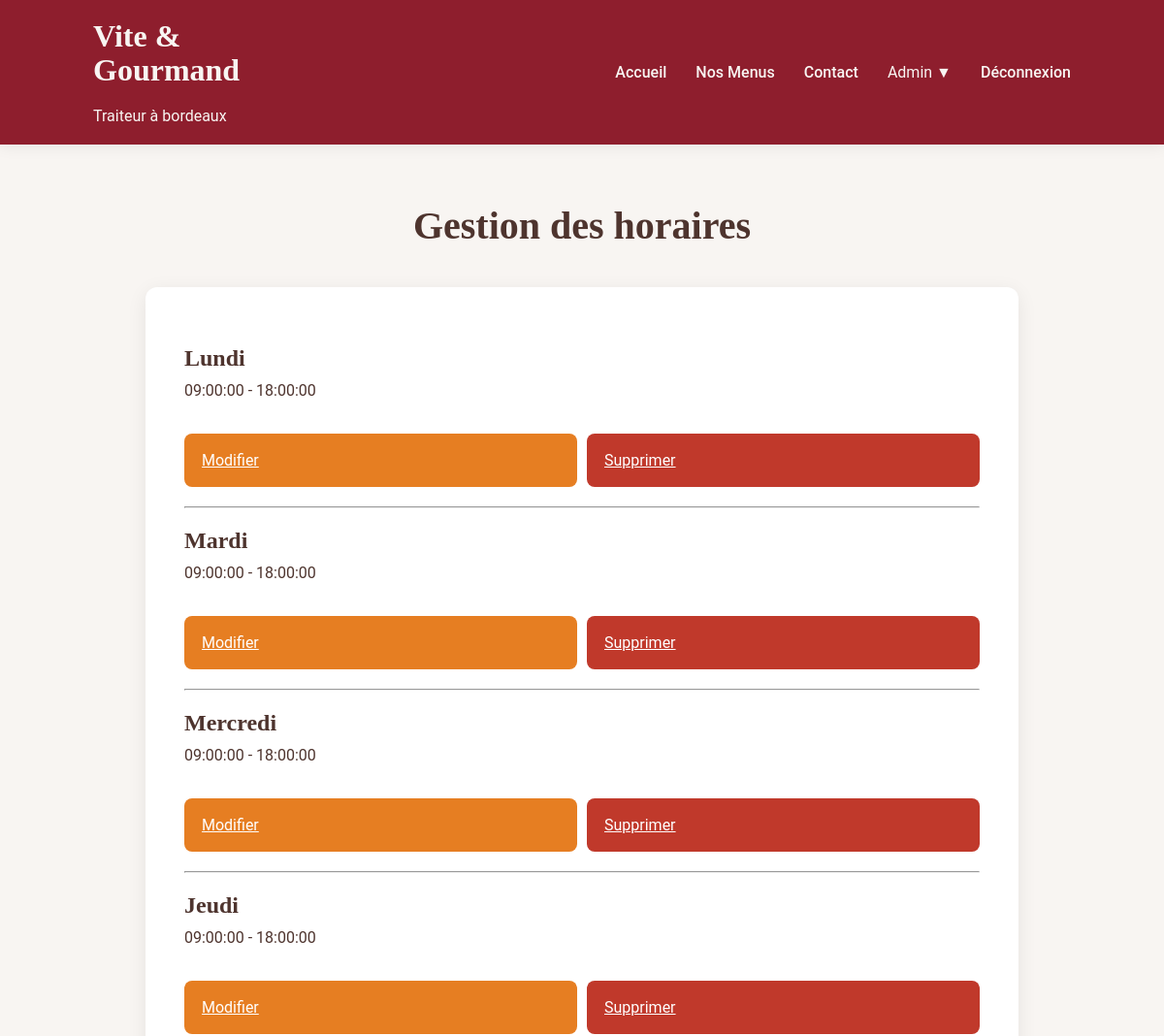
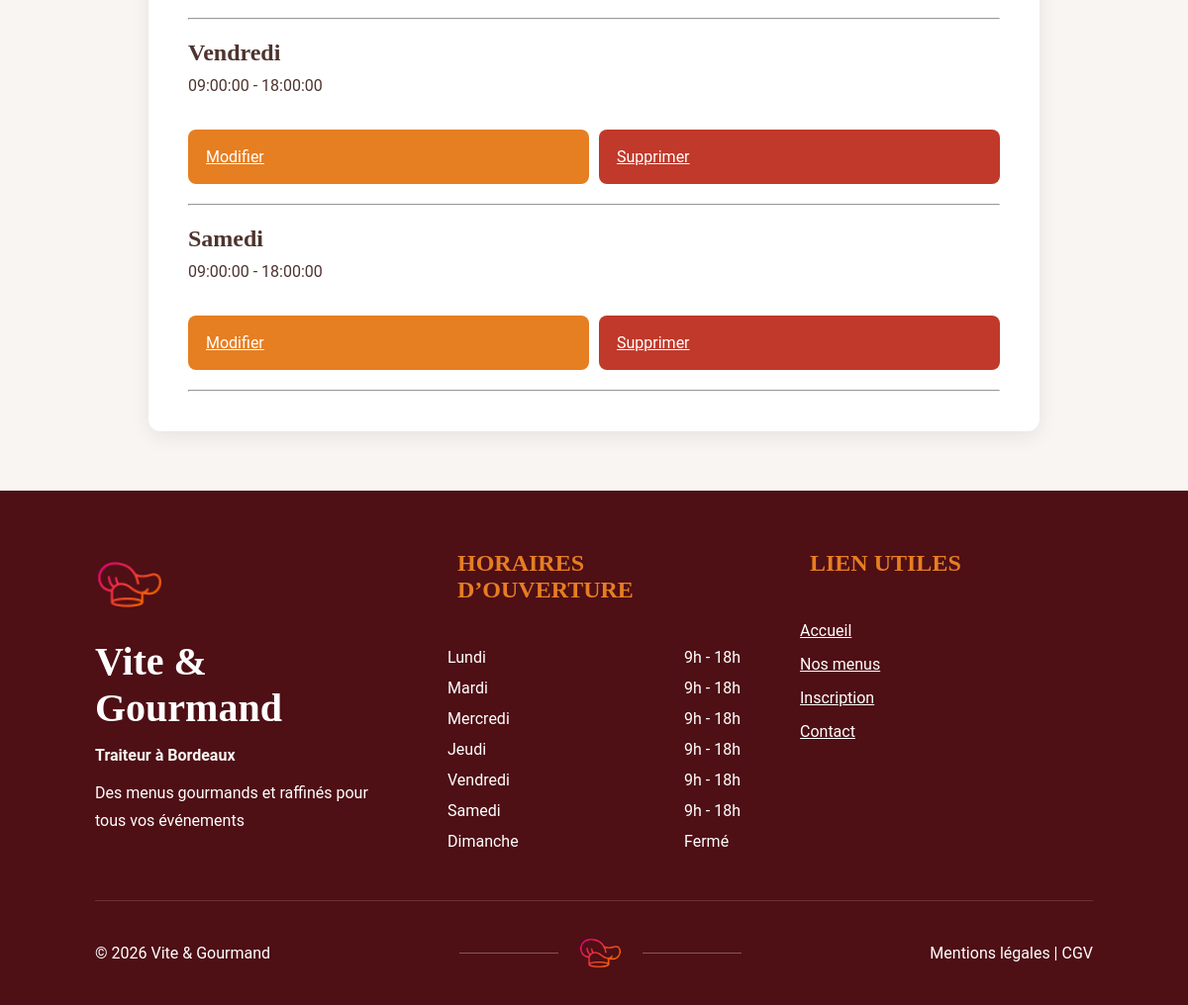
The app's page /pages/admin/horaire.php (signed in) with its own data (2 pictures, top to bottom).
### tables this page shows
CREATE TABLE `horaire` (
  `idHoraire` int(11) NOT NULL,
  `jour` varchar(20) NOT NULL,
  `heureOuverture` time NOT NULL,
  `heureFermeture` time NOT NULL
);

### pages/admin/horaire.php (the view, shortened to what this page needs)
<?php
require '../../config/database.php';
$sql = 'SELECT * FROM horaire';
$query = $pdo->prepare($sql);
$query->execute();
$horaires = $query->fetchAll();
?>
<!DOCTYPE html>
<html lang="fr">
<head>
    <link rel="stylesheet" href="../../css/admin_client/admin_client2.css">
    <link rel="stylesheet" href="../../css/vite&gourmand.css">
</head>
<body>
<?php require '../../includes/navbar.php';?>
<main class="container">
    <h1 class="page-title">Gestion des horaires</h1>
    <div class="card">
        <?php foreach($horaires as $horaire): ?>
            <div class="horaire-item">
                <h3><?= htmlspecialchars($horaire['jour']); ?></h3>
                <p>
                    <?php
                    if(
                        $horaire['heureOuverture'] === '00:00:00'
                        &&
                        $horaire['heureFermeture'] === '00:00:00'
                    ){
                        echo "Fermé";
                    } else {
                        echo htmlspecialchars($horaire['heureOuverture'])
                             . " - "
                             . htmlspecialchars($horaire['heureFermeture']);
                    }
                    ?>
                </p>
                <div class="actions">
                    <a
                        href="edit-horaire.php?id=<?= (int) $horaire['idHoraire']; ?>"
                        class="btn"
                    >
                        Modifier
                    </a>
                    <a
                        href="delete-horaire.php?id=<?= (int) $horaire['idHoraire']; ?>"
                        class="btn btn-delete"
                    >
                        Supprimer
                    </a>
                </div>
            </div>
            <hr>
        <?php endforeach; ?>
    </div>
</main>
<?php require '../../includes/footer.php'; ?>
</body>
</html>

### css/admin_client/admin_client2.css (style rules this page uses)
.container { width: 90%; max-width: 900px; margin: 60px auto; }
.card { background: white; padding: 40px; border-radius: 12px; box-shadow: 0 5px 20px rgba(0, 0, 0, 0.08); }
.btn { width: 100%; background: #E67E22; color: white; border: none; padding: 18px; margin-top: 20px; border-radius: 8px; cursor: pointer; font-size: 16px; transition: 0.3s; }
.horaire-item { padding: 20px 0; }
.horaire-item h3 { margin-bottom: 10px; }
.actions { display: flex; gap: 10px; margin-top: 15px; }
.btn-delete { background: #c0392b; }

### css/vite&gourmand.css (style rules this page uses)
* { margin: 0; padding: 0; box-sizing: border-box; }
body { font-family: 'Roboto', sans-serif; background: #F8F5F2; color: #4E342E; }
.page-title { text-align: center; font-family: 'Playfair Display', serif; font-size: 40px; margin-bottom: 40px; }
h3 { font-family: 'Playfair Display', serif; font-size: 24px; margin-bottom: 20px; }

### records on screen
horaire: jour "Lundi", heureOuverture "09:00:00", heureFermeture "18:00:00"
horaire: jour "Mardi", heureOuverture "09:00:00", heureFermeture "18:00:00"
horaire: jour "Mercredi", heureOuverture "09:00:00", heureFermeture "18:00:00"
horaire: jour "Jeudi", heureOuverture "09:00:00", heureFermeture "18:00:00"
horaire: jour "Vendredi", heureOuverture "09:00:00", heureFermeture "18:00:00"
horaire: jour "Samedi", heureOuverture "09:00:00", heureFermeture "18:00:00"
